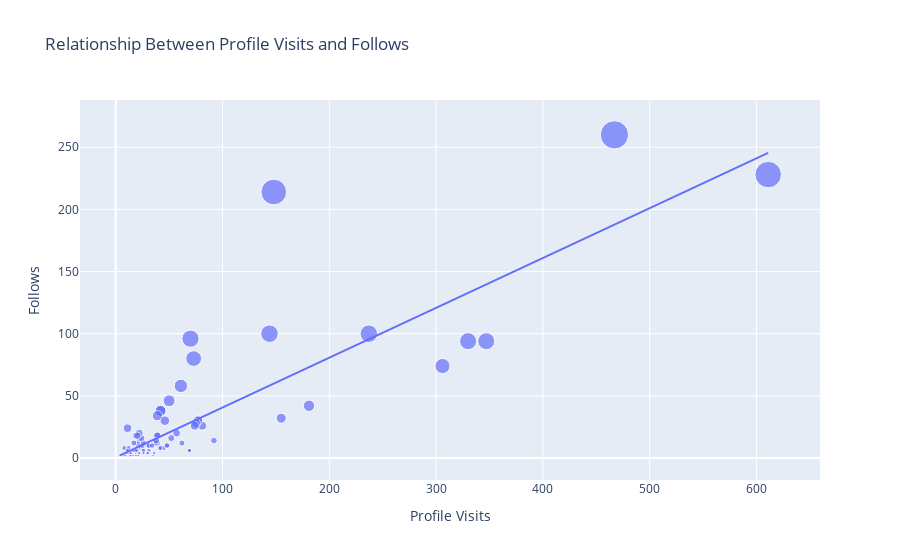

This figure's notebook cell:
### Markdown cell above
Conversion rate tells us that little over 40% of users that visit the account profile from a post, end up following the account

### Code cell
figure_four = px.scatter(data_frame= df, x= "Profile Visits", y = "Follows", 
                         size= "Follows",
                    trendline= "ols", 
                    title= "Relationship Between Profile Visits and Follows")
figure_four.show()

### Figure 1 — Plotly figure (JSON) as saved in the notebook; plotly's stock layout.template omitted (floating-point values rounded to 4 significant figures)
{"data": [{"hovertemplate": "Profile Visits=%{x}<br>Follows=%{marker.size}<extra></extra>", "legendgroup": "", "marker": {"color": "#636efa", "size": [2, 10, 12, 8, 0, 2, 0, 6, 4, 6, 4, 0, 2, 4, 42, 6, 2, 2, 30, 0, 0, 24, 100, 2, 4, 6, 6, 6, 2, 2, 20, 2, 4, 8, 26, 2, 2, 4, 0, 2, 94, 8, 18, 10, 4, 4, 4, 4, 18, 38, 10, 12, 4, 4, 74, 0, 6, 6, 0, 6, 12, 10, 8, 8, 46, 12, 10, 94, 6, 10, 6, 4, 12, 16, 12, 8, 32, 8, 16, 6, 10, 10, 6, 2, 2, 30, 0, 4, 4, 18, 38, 10, 2, 4, 6, 6, 6, 2, 2, 14, 8, 14, 28, 18, 12, 34, 26, 260, 16, 96, 20, 30, 58, 100, 80, 18, 10, 214, 228], "sizemode": "area", "sizeref": 0.65, "symbol": "circle"}, "mode": "markers", "name": "", "orientation": "v", "showlegend": false, "type": "scatter", "x": [35, 48, 62, 23, 8, 9, 26, 12, 36, 31, 29, 15, 8, 20, 181, 17, 16, 21, 77, 10, 9, 11, 144, 14, 10, 19, 69, 11, 19, 9, 57, 13, 11, 24, 81, 4, 7, 14, 18, 8, 330, 21, 19, 32, 19, 21, 14, 30, 39, 42, 31, 20, 12, 22, 306, 13, 26, 16, 15, 15, 39, 21, 8, 45, 50, 37, 25, 347, 26, 48, 16, 26, 17, 52, 22, 41, 155, 12, 22, 20, 23, 25, 17, 16, 21, 77, 10, 14, 30, 39, 42, 31, 14, 10, 19, 69, 11, 19, 9, 38, 42, 92, 75, 21, 26, 39, 74, 467, 24, 70, 22, 46, 61, 237, 73, 20, 34, 148, 611], "xaxis": "x", "y": [2, 10, 12, 8, 0, 2, 0, 6, 4, 6, 4, 0, 2, 4, 42, 6, 2, 2, 30, 0, 0, 24, 100, 2, 4, 6, 6, 6, 2, 2, 20, 2, 4, 8, 26, 2, 2, 4, 0, 2, 94, 8, 18, 10, 4, 4, 4, 4, 18, 38, 10, 12, 4, 4, 74, 0, 6, 6, 0, 6, 12, 10, 8, 8, 46, 12, 10, 94, 6, 10, 6, 4, 12, 16, 12, 8, 32, 8, 16, 6, 10, 10, 6, 2, 2, 30, 0, 4, 4, 18, 38, 10, 2, 4, 6, 6, 6, 2, 2, 14, 8, 14, 28, 18, 12, 34, 26, 260, 16, 96, 20, 30, 58, 100, 80, 18, 10, 214, 228], "yaxis": "y"}, {"hovertemplate": "<b>OLS trendline</b><br>Follows = 0.400884 * Profile Visits + 0.46283<br>R<sup>2</sup>=0.727868<br><br>Profile Visits=%{x}<br>Follows=%{y} <b>(trend)</b><extra></extra>", "legendgroup": "", "marker": {"color": "#636efa", "symbol": "circle"}, "mode": "lines", "name": "", "showlegend": false, "type": "scatter", "x": [4, 7, 8, 8, 8, 8, 9, 9, 9, 9, 10, 10, 10, 10, 11, 11, 11, 11, 12, 12, 12, 13, 13, 14, 14, 14, 14, 14, 15, 15, 15, 16, 16, 16, 16, 17, 17, 17, 18, 19, 19, 19, 19, 19, 19, 20, 20, 20, 20, 21, 21, 21, 21, 21, 21, 22, 22, 22, 22, 23, 23, 24, 24, 25, 25, 26, 26, 26, 26, 26, 29, 30, 30, 31, 31, 31, 32, 34, 35, 36, 37, 38, 39, 39, 39, 39, 41, 42, 42, 42, 45, 46, 48, 48, 50, 52, 57, 61, 62, 69, 69, 70, 73, 74, 75, 77, 77, 81, 92, 144, 148, 155, 181, 237, 306, 330, 347, 467, 611], "xaxis": "x", "y": [2.066, 3.269, 3.67, 3.67, 3.67, 3.67, 4.071, 4.071, 4.071, 4.071, 4.472, 4.472, 4.472, 4.472, 4.873, 4.873, 4.873, 4.873, 5.273, 5.273, 5.273, 5.674, 5.674, 6.075, 6.075, 6.075, 6.075, 6.075, 6.476, 6.476, 6.476, 6.877, 6.877, 6.877, 6.877, 7.278, 7.278, 7.278, 7.679, 8.08, 8.08, 8.08, 8.08, 8.08, 8.08, 8.481, 8.481, 8.481, 8.481, 8.881, 8.881, 8.881, 8.881, 8.881, 8.881, 9.282, 9.282, 9.282, 9.282, 9.683, 9.683, 10.08, 10.08, 10.48, 10.48, 10.89, 10.89, 10.89, 10.89, 10.89, 12.09, 12.49, 12.49, 12.89, 12.89, 12.89, 13.29, 14.09, 14.49, 14.89, 15.3, 15.7, 16.1, 16.1, 16.1, 16.1, 16.9, 17.3, 17.3, 17.3, 18.5, 18.9, 19.71, 19.71, 20.51, 21.31, 23.31, 24.92, 25.32, 28.12, 28.12, 28.52, 29.73, 30.13, 30.53, 31.33, 31.33, 32.93, 37.34, 58.19, 59.79, 62.6, 73.02, 95.47, 123.1, 132.8, 139.6, 187.7, 245.4], "yaxis": "y"}], "layout": {"legend": {"itemsizing": "constant", "tracegroupgap": 0}, "title": {"text": "Relationship Between Profile Visits and Follows"}, "xaxis": {"anchor": "y", "domain": [0, 1], "title": {"text": "Profile Visits"}}, "yaxis": {"anchor": "x", "domain": [0, 1], "title": {"text": "Follows"}}}}
